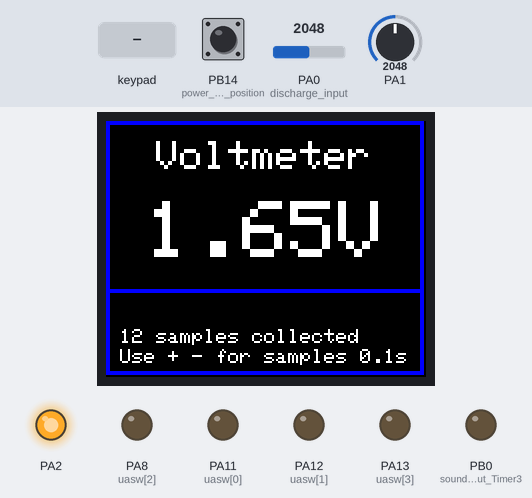
The sketch below on a simulated STM32 Blue Pill. Shown: 160×128 colour display, output pins drawn as LEDs (lit = HIGH). Wiring (inferred from the names in the program): 6×4 keypad (labels assumed): rows PA14, PA15, PB8, PB7, PB5, PB3; columns PB9, PB6, PB4, PC13. Dashed ring = blinking. The inputs (shaded band) are chosen by the test bench; at power-on: PB14 (power_switch_position) HIGH, PA0 (discharge_input) = 2048, PA1 = 2048. Pins used as bus, display or sensor lines are not drawn.

Above: at 1.37 s.
1.4 s: key '6' pressed
At 2.6 s:
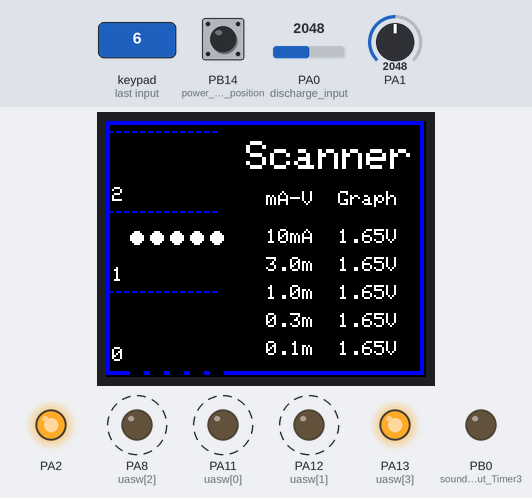
3.3 s: PB14 (power_switch_position) pulled LOW for 1 s
At 4.14 s:
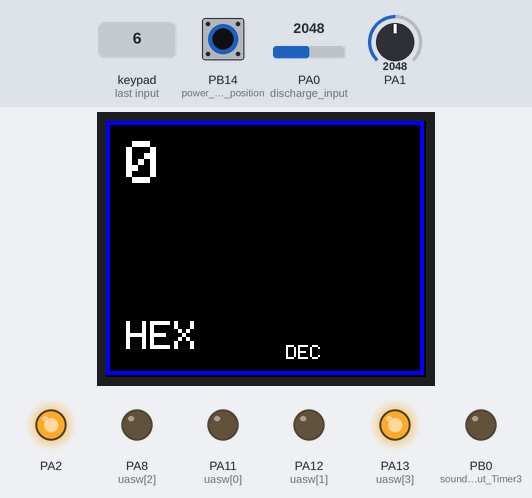
4.9 s: key '7' pressed
At 5.9 s:
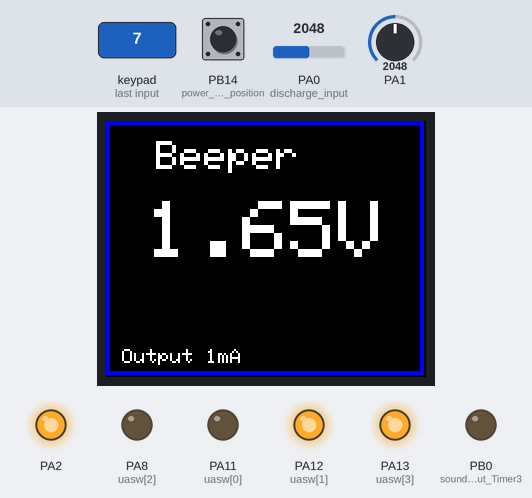
6.5 s: key '8' pressed
At 7.6 s:
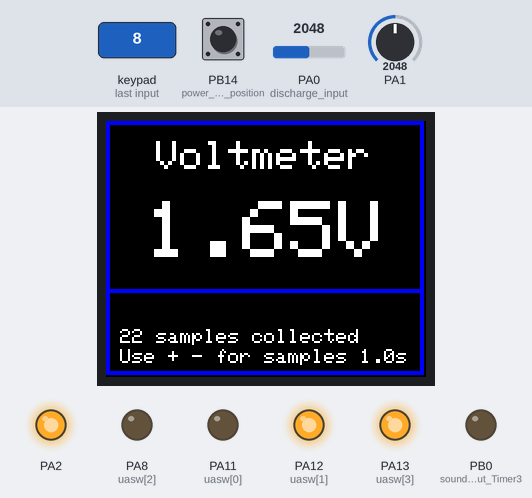
9.5 s: keypad keys 1 2 pressed 0.4 s apart
At 11.4 s:
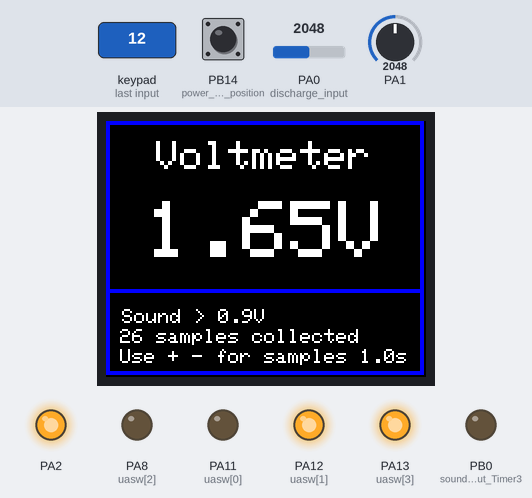
13.3 s: key '4' pressed
At 15.4 s:
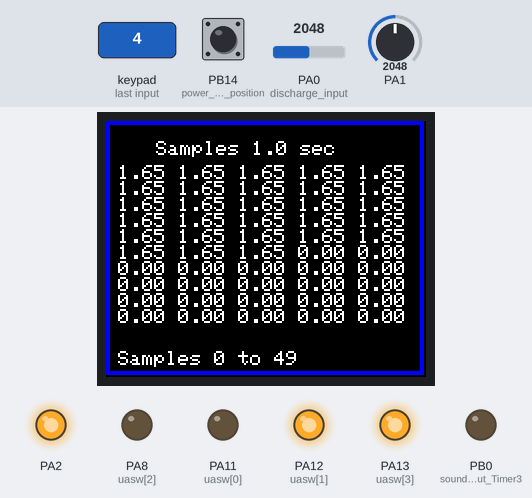
Timing chart, 0 to 16.5 s (numbered marks = the images above; inputs shaded):
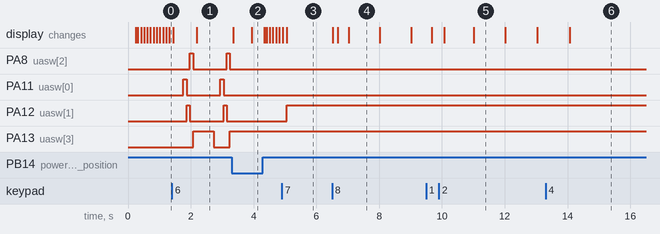

The sketch:

STM32_hexCalc.ino
```cpp
//STM32F103CBT6 (china copy GD103) ST7735 14 pin SPI 1.77"
//PA0 0-3300mV 100k series, 100nF to GND. PA1 divider 10M / 1M2, 100nF to GND
//PA2 connected to current mirror common base. when input, samples the ref V on resistors. When high output, disables the current mirror.
//100uA flows always (27.4k). PA11 200uA,PA12 900uA,PA8 2.9mA,PA13 9.9mA via mosfets
//PB14 senses power switch position

#include <Adafruit_GFX.h>
#include <Adafruit_ST7735.h>
#include <SPI.h>

#define TFT_CS     PB12
#define TFT_DC     PB13
#define TFT_RST    PC14

Adafruit_ST7735 tft = Adafruit_ST7735(TFT_CS, TFT_DC, TFT_RST);

byte kdrv[]={PB8,PB7,PB5,PB3,PA14,PA15};
byte kbin[]={PB9,PB6,PB4,PC13};
byte uasw[]={PA11,PA12,PA8,PA13};
byte kbcod[]={12,8,4,0,13,9,5,1,14,10,6,2,15,11,7,3,'/','*','-','+','C','&','#','='};
float sample[3600],prev[8],vref=3.300,m ;   //vref is the 3.3V supply HT7333 measured w Fluke12;
unsigned int tim1,tim2,tim3,tim4=100,timout=6000;
byte scn=0xff, stat ,opr, hexopr=1,dvm =0; String txt[]={"DEC","HEX"};
String mA[]={"0.1m","0.3m","1.0m","3.0m","10mA"};
unsigned int op[2],num,sidx,tidx,nidx; // sample , tft index

int fr, freq[]={261,293,330,349,392,440,494}; //261,277,293,311,330,349,367,392,415,440,466,494}; //c c# d d# e f f# g g# a a# b c c# d d# e f f# g g# a a# b
byte x;
void setup(void) {
  disableDebugPorts();
  Serial.begin(9600);
  tft.initR(INITR_BLACKTAB);
  tft.setRotation(1);
  tft.setTextColor(ST7735_WHITE,ST7735_BLACK);
  for (byte i=0; i<6; i++) pinMode(kdrv[i],OUTPUT);
  for (byte i=0; i<4; i++) pinMode(kbin[i],INPUT_PULLUP);
  pinMode(PB14,INPUT_PULLUP);  //power switch position
  for (byte i=0; i<4; i++) pinMode(uasw[i],OUTPUT);
  pinMode(PA2,OUTPUT); digitalWrite(PA2,HIGH);tft.fillScreen(ST7735_BLACK);
  pinMode(PA0, INPUT_ANALOG); pinMode(PA1, INPUT_ANALOG);

  //tft.fillScreen(ST7735_BLACK);
    Timer4.setPeriod(32000); Timer4.setPrescaleFactor(100);
    Timer4.setMode(TIMER_CH1,TIMER_OUTPUTCOMPARE);
    Timer4.setCompare(TIMER_CH1, 1);
    Timer4.attachInterrupt(TIMER_CH1,handler);
    Timer4.refresh();
    //Timer4.resume();
    Timer4.pause();
    //pinMode(PA9, OUTPUT);
  pinMode(PB0, PWM);  //sound output Timer3
  Timer3.setPrescaleFactor(1000);    //72Mhz divider
  Timer3.pause(); if (digitalRead(PB14)) dvmFrame(61); else calFrame();
}

void loop() {
  if (digitalRead(PB14) !=dvm) {if ( digitalRead(PB14))dvmFrame(61); else calFrame(); };
dvm=digitalRead(PB14);
if (dvm) {                 // stat 0x00-0x0f dvm ; 0x10-0x1f beeper ; 0x20-0x2f scanner
if (scn !=0xff) { byte r=kbcod[scan()];

                    if (r==61) {dvmFrame(r);stat = 0x00; if (tim4 == 100) tim4=1000; else tim4=100; } //voltmeter
                    if (r==35) {dvmFrame(r);stat = 0x10;} //beeper
                    if (r==38) {dvmFrame(r);stat = 0x20;} //scanner
                    if (r==42) {stat |= 0x02; stat &=~0x04; Timer3.resume(); tim1 = millis()+timout;} //sound on logic
                    if (r==47) {stat |= 0x04; stat &=~0x02; Timer3.resume(); tim1 = millis()+timout;} //sound on offset
                    if (r==67) {stat &= ~0x06; Timer3.pause();} //sound off
                    if (r=='+') {if (stat&0x08) {stat &= ~0x08;tft.setCursor(8,90); tft.fillRect(7,90,115,30,ST7735_BLACK);}
                                else stat |= 0x08; nidx=sidx;}
                    if (r=='-') {sidx =0; }

                    while(scan() != 0xff); }


if ((stat & 0xf0) == 0x00) { //============================ Voltmeter ================================

   pinMode(PA2,OUTPUT); digitalWrite(PA2,HIGH); tft.setCursor(10,45); m= analogRead(PA0);
  if (m>4090) {stat |=0x01; tim2=millis()+timout;} else if (millis()> tim2) stat &= ~0x01;
  if (tim2>millis()) {m=analogRead(PA1); m *= 11.2; m /=1.2;}
  m*= vref; m/=4095; tft.setCursor(20,40);tft.setTextSize(4); tft.print(m); tft.print('V');
  tft.drawLine(2,85,157,85,ST7735_BLUE);tft.drawLine(2,84,157,84,ST7735_BLUE);
  tft.setCursor(8,94); tft.setTextSize(1);
  if (stat & 0x04) tft.print("Sound on    "); else
  if (stat & 0x02) tft.print("Sound > 0.9V"); else
  if (!(stat & 0x06)) tft.print("            ");
  tft.setCursor(7,104); tft.print(sidx); tft.print(" samples collected   ");
  tft.setCursor(7,114); tft.print("Use + - for samples ");
  tft.print((float)tim4/1000,1);tft.print('s');//tft.print(stat);
  if (stat & 0x06) sound(); if (millis()>tim1) { Timer3.pause(); }
  if (m>0.2 && stat&0x06) {tim1  = millis()+ timout; Timer3.resume();}  //cycle = 31ms
  if (millis() > tim3) {tim3= tim4 * ((millis()/tim4)+1); //=======================tim4 loop 100ms,1s
  if (stat & 0x08) {
  dvmFrame('+'); tft.print((float)tim4/1000,1); tft.print(" sec");
  while  (scan() != 23  ) { //wait for = sign
  if (nidx<50) nidx=50; tft.setCursor(6,22);
  for (byte i=50; i; i--) {tft.print(sample[nidx-i]); if ((i%5)==1) tft.println(); tft.print(' ');}
  tft.drawLine(0,0,0,120,ST7735_BLUE);tft.drawLine(1,0,1,120,ST7735_BLUE);
  tft.setCursor(6,115); tft.print("Samples "); tft.print(nidx-50); tft.print(" to ");tft.print(nidx-1); tft.print("   ");
     //while(scan() != 18 && scan() !=19) {if (scan() == 23) break;}
  while(scan() != 18 && scan() !=19 && scan() !=23 );  //react to + - = only
  if (scan() ==18 && nidx>50) nidx -=50;  if (scan() == 19 ) nidx +=50; if (nidx > 3600) nidx=3600;

  } //show table inner loop
  } //Table show exit, 0x08 flag reset when calling voltmeter menu

  sample[sidx]=m; sidx++;
  if (sidx > 3599) sidx=0;
  }  //tim4 loop 100ms,1s  //Serial.println(millis()-tim2); Serial.print(' '); tim2=millis();
  }

if ((stat & 0xf0) == 0x10) { //=========================== Beeper ====================================
       float m; pinMode(PA2,INPUT); digitalWrite(PA12,1);
       if (analogRead(0)> 4090) {m= analogRead(PA1); m *= 11.2; m /=1.2;} else m= analogRead(PA0);
       m*= vref; m/=4095;
       tft.setCursor(20,40);tft.setTextSize(4); tft.print(m); tft.print('V');
       if ( m < 0.1 ) {Timer3.resume(); sound();} else Timer3.pause();

  }

if ((stat & 0xf0) == 0x20) {//============================ Scanner ===================================
 Timer3.pause();
  pinMode(PA0,OUTPUT); digitalWrite(PA0,0); uamp(0); delay(100); pinMode(PA0,INPUT); //discharge input
  for (byte i=0; i<5; i++) {uamp(1+i);
             for  (byte i=0; i<10; i++) {delay(10); scn= scan(); if (scn !=0xff) break;}
             sample[i]= analogRead(PA0);  //delay and scan keyboard
             sample[i] = analogRead(PA0); sample[i] *= vref; sample[i]/=4095;}//graph
  tft.drawRect(0,0,159,127,ST7735_BLUE);tft.drawRect(1,1,157,125,ST7735_BLUE);
  tft.setTextSize(1); tft.setCursor(80,35); tft.print("mA-V  Graph");
  byte a=10;
  for (byte i=0; i<5; i++) {
    tft.fillCircle( i*a+15,125-prev[i]*40,3,ST7735_BLACK); prev[i]=sample[i];
    if (sample[i]<3.1) tft.fillCircle( i*a+15,125-sample[i]*40,3,ST7735_WHITE);
    tft.setCursor(80,110-i*14); tft.print(mA[i]);tft.print("  ");tft.print(sample[i],2);tft.print("V");

  }

  for (byte i=0; i<3; i++) for (byte j=0; j<56; j++) if (j % 4) tft.drawPixel(j, i*40+5 ,ST7735_BLUE);
  for (byte i=0; i<3; i++) { tft.setCursor(3, 113-i*40); tft.print(i);   }
  for (byte i=0; i<10; i++) {delay(50); scn= scan(); if (scn !=0xff) break;}
  }
}

else
{  //===================================== Calculator ===============================
scn=scan();
//if (scn !=0xff) {if (scn<0x10) Serial.println(kbcod[scn],HEX); else Serial.write(kbcod[scn]);}
if (scn !=0xff) {  //stat = 0 enter 1st operand; stat = 1 have operator; stat = 2 calc result


  if (scn<0x10) {  //=========================== it is a number ===========================
  tft.setCursor(10, 10+30*stat);
  if (hexopr) { op[stat] = op[stat]*16; op[stat] +=kbcod[scn]; tft.print(op[stat],HEX);}
         else { if (kbcod[scn]<0x0A) {op[stat] = op[stat]*10; op[stat] +=kbcod[scn];} tft.print(op[stat],DEC);}
  tft.setCursor(100, 15+30*stat);tft.setTextSize(1);
  if (hexopr) tft.print(op[stat],DEC); else tft.print(op[stat],HEX);
  tft.setTextSize(3);}  //It is a (hex,dec) number
  //============================== it is an operator ================================
  else { tft.setCursor(138, 10+ 30*stat);
    //
    tft.write(kbcod[scn]); stat++;

    if (kbcod[scn]=='#')  {hexopr = 1-hexopr; calFrame();}

    //========================== CE ==========================================
    if (kbcod[scn]=='C')  {  stat--;
    op[stat] /=(10+6*hexopr);
    delay(200); //Serial.print(op[0],HEX);Serial.print(" "); Serial.print(op[1],HEX);Serial.print(" ");Serial.write(opr);Serial.println(" ");
   tft.fillRect(10,10,159-12,90,ST7735_BLACK);

   if (stat ==0) { //tft.setTextColor(ST7735_RED,ST7735_BLACK);
   tft.setCursor(10, 10+30*stat);
   if (hexopr) {  tft.print(op[stat],HEX);}
         else {  tft.print(op[stat],DEC);}
  tft.setCursor(100, 15+30*stat);tft.setTextSize(1);
  if (hexopr) tft.print(op[stat],DEC); else tft.print(op[stat],HEX);
  tft.setTextSize(3);//tft.setTextColor(ST7735_WHITE,ST7735_BLACK);
   } //stat0

     if (stat ==1) { //tft.setTextColor(ST7735_RED,ST7735_BLACK);
   tft.setCursor(10, 10);
   if (hexopr) { tft.print(op[0],HEX);}  else { tft.print(op[0],DEC);}
         tft.setCursor(140, 10); tft.write(opr);
   tft.setCursor(100, 15);tft.setTextSize(1);
   if (hexopr) tft.print(op[0],DEC); else tft.print(op[0],HEX);
   tft.setTextSize(3);
   tft.setCursor(10, 10+30*stat);
   if (hexopr) {  tft.print(op[stat],HEX);}
         else {  tft.print(op[stat],DEC);}

  tft.setCursor(100, 15+30*stat);tft.setTextSize(1);
  if (hexopr) tft.print(op[stat],DEC); else tft.print(op[stat],HEX);
  tft.setTextSize(3);//tft.setTextColor(ST7735_WHITE,ST7735_BLACK);
   }  //stat1

   }  //CE clear last entry

   //================================ CE end ========================
   //delay(50); Serial.print(op[0],HEX);Serial.print(" "); Serial.print(op[1],HEX);Serial.print(" ");Serial.write(opr);Serial.println("... ");
   if (stat == 1 && kbcod[scn] !='C') opr = kbcod[scn];
   if (stat>0  && kbcod[scn]=='=') { // result , clear
    switch (opr) {
                    case '+' : num = op[0] + op[1]; break;
                    case '-' : num = op[0] - op[1]; break;
                    case '*' : num = op[0] * op[1]; break;
                    case '/' : num = op[0] / op[1]; break;
                    case '&' : num = op[0] & op[1]; break;
                    case '=' : num = op[0]        ; break;
      }
   //if (opr == '+') num = op[0] + op[1]; if (opr == '-') num = op[0] - op[1]; if (opr == '*') num = op[0] * op[1]; if (opr == '/') num = op[0] / op[1];

    tft.setCursor(10, 10+ 30*stat);
    if (hexopr) tft.print(num,HEX); else tft.print(num,DEC);
    tft.setCursor(90, 40+30*stat);tft.setTextSize(1);
   if (hexopr) tft.print(num,DEC); else tft.print(num,HEX);
   tft.setTextSize(3);
    while (scan() != 0xff); delay(100);
    while (scan() == 0xff); delay(100);
    calFrame();
   } //stat2
  }  //not a number
  }

while(scan() != 0xff); delay(50);
} //not dvm

 for  (byte i=0; i<10; i++) {
 if (stat & 0xf0) delay(5); //voltmeter = no delay
 scn= scan(); if (scn !=0xff) break;}
} //loop

void handler (void)
  {
  digitalWrite(PA9,!digitalRead(PA9));

  byte sc =kbcod[scan()];
 }

byte dlyScan(unsigned int d){
     byte dsc;
     while(d--) {delay(1); dsc=scan(); }
     return(dsc);
}

byte scan(void){
  byte i,j,r=0xff;
  for (i=0; i<6; i++) {digitalWrite(kdrv[i],LOW); for (j=0; j<4; j++) if (digitalRead(kbin[j])==0) r=i*4+j; digitalWrite(kdrv[i],HIGH);}
  return(r);
  }

void dvmFrame(byte x){tft.fillScreen(ST7735_BLACK); tft.drawRect(0,0,159,127,ST7735_BLUE);tft.drawRect(1,1,157,125,ST7735_BLUE);
                tft.setTextSize(2); tft.setCursor(25,10);
                switch (x) {
                 case 61: { tft.print("Voltmeter"); break;}
                 case 35: { tft.print("Beeper"); tft.setTextSize(1);tft.setCursor(8,114); tft.print("Output 1mA"); break; }
                 case 38: { tft.setCursor(70,10); tft.print("Scanner"); break; }
                 case '+': {tft.setTextSize(1);tft.print("Samples "); break;}
      }
  }

void calFrame(void) {
  tft.fillScreen(ST7735_BLACK); tft.setCursor(10,10); tft.setTextSize(3);tft.print(0);
  tft.drawRect(0,0,159,127,ST7735_BLUE);tft.drawRect(1,1,157,125,ST7735_BLUE);
  stat=0; op[0]=op[1]=0; num=0; opr=0;
  tft.setCursor(10,100); tft.setTextSize(2);tft.print(txt[hexopr]);tft.setTextSize(1);
  tft.setCursor(90,112); tft.print(txt[1-hexopr]);tft.setTextSize(3);
  }

  void uamp(byte u){
    //0=0, 1=100uA, 2=300uA, 3=1mA, 4=3mA, 5=10mA values
    if (u>5) u=5; if (u) pinMode(PA2,INPUT);
    for (byte i=0; i<4; i++) digitalWrite(uasw[i],0);
    switch (u) {
              case 0: { pinMode(PA2,OUTPUT); digitalWrite(PA2,HIGH); break;}
              case 1: { break; }
              default:{ digitalWrite(uasw[u-2],1); break; } //2 to 5 will be 0 to 3
      }
    }

void sound(void){

    int dcval=analogRead(PA1); dcval/=186; //31V range, 3 octaves, 22 pitch
    if ((stat & 0x04)) {
    if (dcval>21) dcval=21;
    if (dcval < 7) fr=freq[dcval]/2;                    //low octave
    if (dcval > 6 && dcval < 14) fr=freq[dcval % 7];    //mid
    if (dcval > 13 && dcval < 21) fr=freq[dcval % 7]*2; //high
    if (dcval > 20) fr=freq[dcval % 7]*4;               //over
    }
    if (stat & 0x02){ if (dcval>5) fr=freq[4]*2; else fr=20000;}
    if ((stat & 0xf0) == 0x10) fr=freq[4]*2;
    fr= 9680*4/fr;
    Timer3.setOverflow(fr);  //timer overflow frequency
    pwmWrite(PB0,fr / 2);    //PWM 50%
  }
```

Measured:
- after the input at 1.4 s, PA8 (uasw[2]): alternates HIGH for 0.10 s and LOW for 1.1 s, starting after 0.57 s; PA11 (uasw[0]): alternates HIGH for 0.10 s and LOW for 1.1 s, starting after 0.36 s
- after the input at 3.3 s, PA8 (uasw[2]): stays LOW (without the input it goes to HIGH after 1.0 s); PA11 (uasw[0]): stays LOW (without the input it goes to HIGH after 0.82 s)
- after the input at 4.9 s, PA12 (uasw[1]): LOW → HIGH after 0.16 s; the display: first changes at once (image 3 shows a later state)
- after the input at 6.5 s, the display: first changes at once (image 4 shows a later state)
- after the input at 9.5 s, the display: first changes after 0.17 s (image 5 shows a later state)
- after the input at 13.3 s, the display: changes after 0.77 s (image 6)
